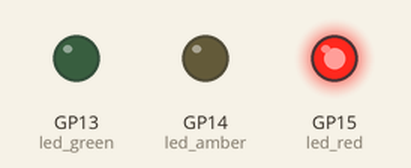
This program was run on a simulated Raspberry Pi Pico running MicroPython. Shown: output pins drawn as LEDs (lit = HIGH).

Above: at 2.5 s.
At 6.0 s:
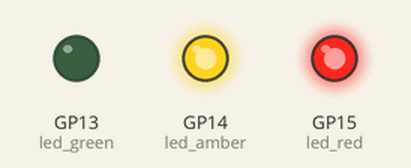
At 9.5 s:
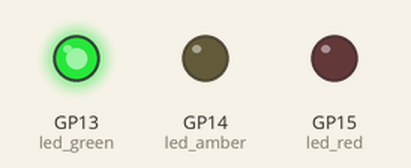
At 14.5 s:
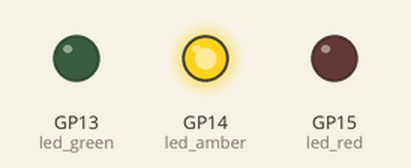
Timing chart, 0 to 22.1 s (numbered marks = the images above):
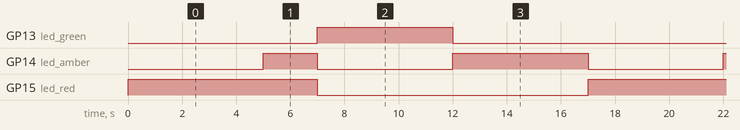

The program:

traffic_light_simulation.py
```python
import machine
import utime

led_red = machine.Pin(15, machine.Pin.OUT)
led_amber = machine.Pin(14, machine.Pin.OUT)
led_green = machine.Pin(13, machine.Pin.OUT)

while True:

    led_red.value(1)
    utime.sleep(5)
    led_amber.value(1)
    utime.sleep(2)
    led_red.value(0)
    led_amber.value(0)
    led_green.value(1)
    utime.sleep(5)
    led_green.value(0)
    led_amber.value(1)
    utime.sleep(5)
    led_amber.value(0)
```

Measured:
- by itself, GP13 (led_green): alternates HIGH for 5.0 s and LOW for 12.0 s
- by itself, GP14 (led_amber): repeats every 17.0 s: LOW 5.0 s, HIGH 5.0 s, LOW 5.0 s, HIGH 2.0 s
- by itself, GP15 (led_red): alternates HIGH for 7.0 s and LOW for 10.0 s
